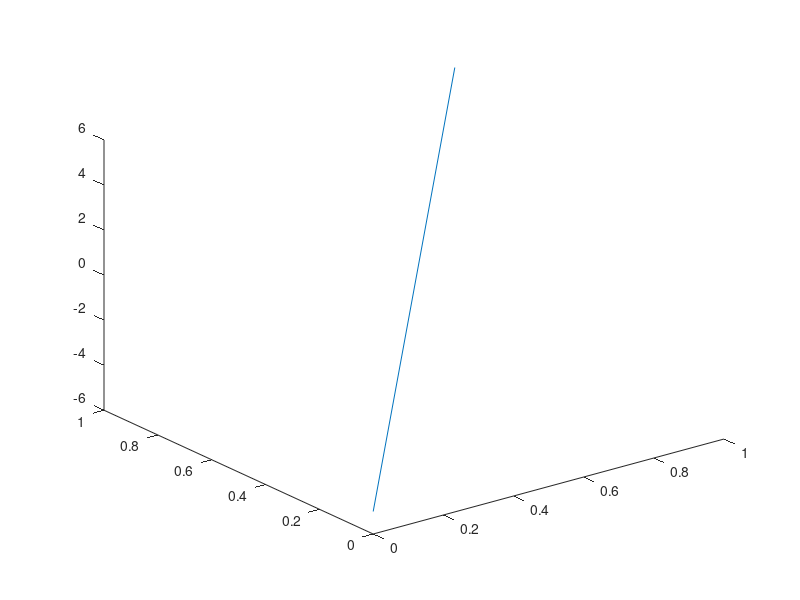

Recreate this plot in MATLAB. (Note: this script raises an error after producing the figure.)
%=============================================================================
% Copyright (c) 2016-present Allan CORNET (Nelson)
%=============================================================================
% This file is part of Nelson.
%=============================================================================
% LICENCE_BLOCK_BEGIN
% SPDX-License-Identifier: LGPL-3.0-or-later
% LICENCE_BLOCK_END
%=============================================================================
% <--ADV-CLI MODE-->
%=============================================================================
% ClippingStyle 'rectangle' clips to the projected x/y rectangle only (no depth
% clip); '3dbox' (default) clips to the full 3D axes volume.
%=============================================================================
f = figure('Visible', 'off');
ax = axes('Parent', f);
view(ax, 3);
plot3(ax, [0 1], [0 1], [-5 5]);
ax.ZLim = [0 1];
%=============================================================================
% default ClippingStyle is '3dbox'
assert_isequal(char(ax.ClippingStyle), '3dbox');
%=============================================================================
function n = redPolylinePoints(f)
  s = jsondecode(__web_display_list__(f));
  p = s.primitives;
  n = 0;
  for k = 1:numel(p)
    e = p{k};
    if strcmp(e.kind, 'polyline') && isfield(e, 'count')
      n = n + e.count;
    end
  end
end
%=============================================================================
ax.ClippingStyle = '3dbox';
drawnow();
n3 = redPolylinePoints(f);
%=============================================================================
% 'rectangle' drops the depth clip, so it never keeps fewer points than '3dbox'
ax.ClippingStyle = 'rectangle';
assert_isequal(char(ax.ClippingStyle), 'rectangle');
drawnow();
nr = redPolylinePoints(f);
assert_istrue(nr >= n3);
%=============================================================================
close(f);
%=============================================================================
